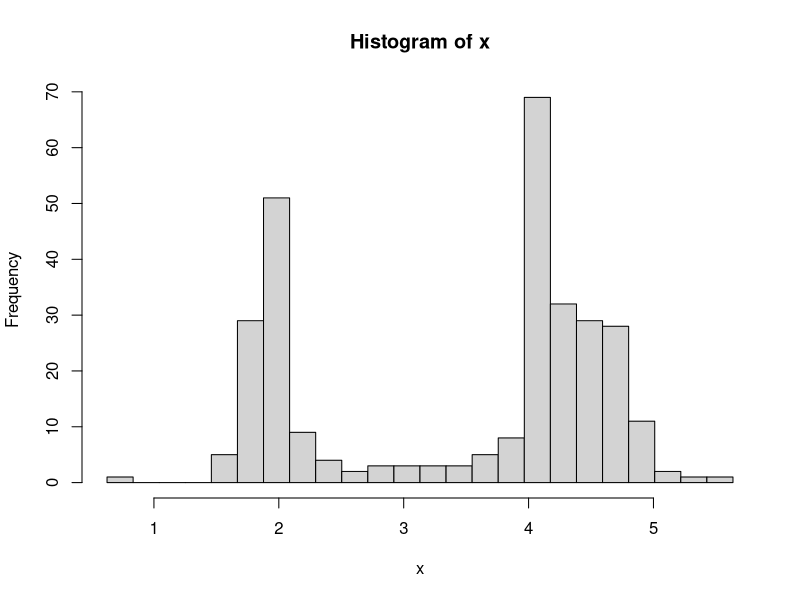

Recreate this plot in R.
library(KernSmooth)


### Name: dpih
### Title: Select a Histogram Bin Width
### Aliases: dpih
### Keywords: smooth

### ** Examples

data(geyser, package="MASS")
x <- geyser$duration
h <- dpih(x)
bins <- seq(min(x)-h, max(x)+h, by=h)
hist(x, breaks=bins)
